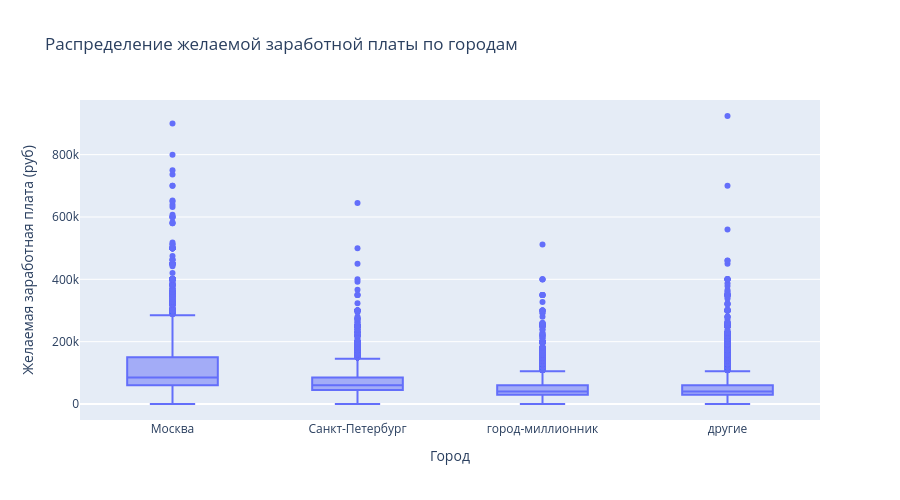

Write notebook code for a chart like this one.
### Markdown cell above
5. Постройте диаграмму, которая показывает распределение желаемой заработной платы (**"ЗП (руб)"**) в зависимости от города (**"Город"**). Используйте для диаграммы данные о резюме, где желая заработная плата меньше 1 млн рублей.
*Сделайте выводы по полученной диаграмме: как соотносятся медианные уровни желаемой заработной платы и их размах в городах? Как вы считаете, важен ли признак города при прогнозировании заработной платы?*

### Code cell
filtered_data = data[data['ЗП (руб)'] < 1000000]

fig = px.box(
    filtered_data,
    x='Город',
    y='ЗП (руб)',
    title='Распределение желаемой заработной платы по городам',
    category_orders={'Город': ['Москва', 'Санкт-Петербург', 'город-миллионник', 'другие']}
)

fig.update_layout(
    xaxis_title='Город',
    yaxis_title='Желаемая заработная плата (руб)',
    height=500
)

fig.show()

max_salaries_by_city = filtered_data.groupby('Город')['ЗП (руб)'].max().sort_values(ascending=False)
median_salaries_by_city = filtered_data.groupby('Город')['ЗП (руб)'].median().sort_values(ascending=False)

print("Максимальные зарплаты по городам:")
for city, salary in max_salaries_by_city.items():
    print(f"{city}: {salary:,.0f} руб")

print("\nМедианные зарплаты по городам:")
for city, salary in median_salaries_by_city.items():
    print(f"{city}: {salary:,.0f} руб")

city_with_highest_max = max_salaries_by_city.index[0]
highest_max_salary = max_salaries_by_city.iloc[0]

print(f"\nГород с наибольшим показателем желаемой заработной платы: {city_with_highest_max}")
print(f"Максимальная зарплата: {highest_max_salary:,.0f} руб")

### Figure 1 — Plotly figure (JSON) as saved in the notebook; plotly's stock layout.template omitted (floating-point values rounded to 4 significant figures; data arrays with more than 128 entries replaced by an {"elided": "..."} marker saying what was removed)
{"data": [{"alignmentgroup": "True", "hovertemplate": "Город=%{x}<br>ЗП (руб)=%{y}<extra></extra>", "legendgroup": "", "marker": {"color": "#636efa"}, "name": "", "notched": false, "offsetgroup": "", "orientation": "v", "showlegend": false, "type": "box", "x": {"elided": "44738 str values"}, "x0": " ", "xaxis": "x", "y": {"elided": "44738 float values"}, "y0": " ", "yaxis": "y"}], "layout": {"boxmode": "group", "height": 500, "legend": {"tracegroupgap": 0}, "title": {"text": "Распределение желаемой заработной платы по городам"}, "xaxis": {"anchor": "y", "categoryarray": ["Москва", "Санкт-Петербург", "город-миллионник", "другие"], "categoryorder": "array", "domain": [0, 1], "title": {"text": "Город"}}, "yaxis": {"anchor": "x", "domain": [0, 1], "title": {"text": "Желаемая заработная плата (руб)"}}}}
